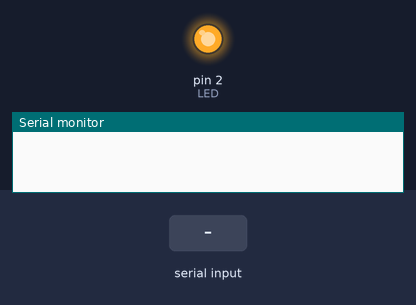
The sketch below on a simulated Arduino Uno, built with avr-gcc and run on an emulated ATmega328P. On the bench: output pins drawn as LEDs (lit = HIGH), the last lines printed to the serial monitor. The test bench sets the inputs (shaded band).

Above: at 1.2 s.
1.3 s: "1" received over Serial
At 2.3 s:
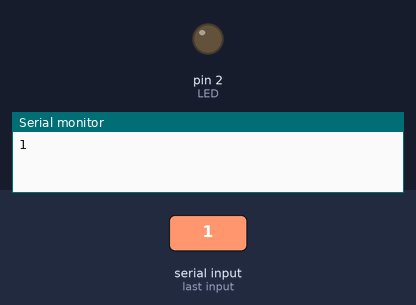
2.8 s: "5" received over Serial
At 3.5 s:
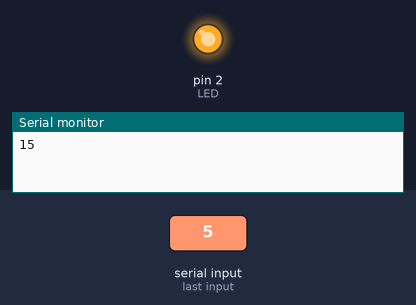
Timing chart, 0 to 5.8 s (numbered marks = the images above; inputs shaded):
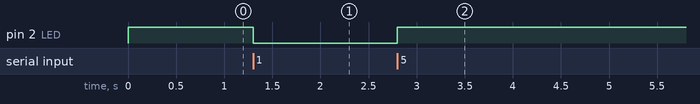

The sketch:

bluettoth_receive.ino
```cpp
char data = 0;            //Variable for storing received data
int LED = 2;

void setup(){
  Serial.begin(9600);   //Sets the baud for serial data transmission
  pinMode(LED, OUTPUT);
  digitalWrite(LED, HIGH);
}

void loop(){
  if(Serial.available() > 0) {      //Check Serial data available
    data = Serial.read();        //Read the incoming data
    Serial.print(data);          //Print on Serial monitor
    if(data == '1') {
      digitalWrite(LED, LOW);     //LED ON
    }
    else if(data == '5'){
      digitalWrite(LED, HIGH);      //LED OFF
    }
  }
}
```

Measured:
- after the input at 1.3 s, pin 2 (LED): HIGH → LOW at once
- after the input at 2.8 s, pin 2 (LED): LOW → HIGH at once
